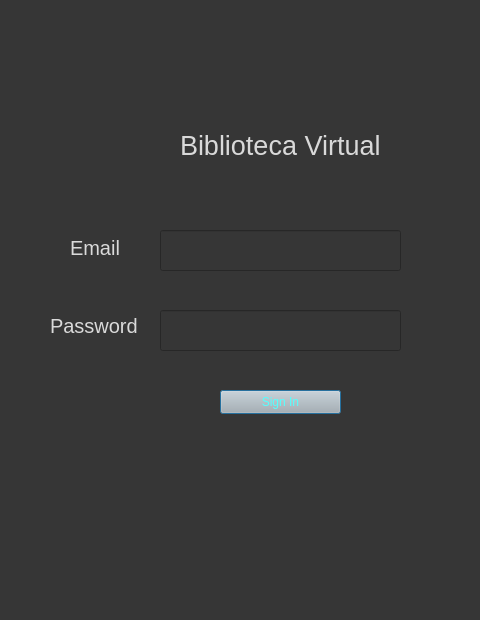
<?xml version="1.0" encoding="UTF-8"?>
<ui version="4.0">
 <class>Dialog</class>
 <widget class="QDialog" name="Dialog">
  <property name="geometry">
   <rect>
    <x>0</x>
    <y>0</y>
    <width>480</width>
    <height>620</height>
   </rect>
  </property>
  <property name="windowTitle">
   <string>Dialog</string>
  </property>
  <property name="styleSheet">
   <string notr="true">
background-color: rgb(54, 54, 54);</string>
  </property>
  <widget class="QLabel" name="label">
   <property name="geometry">
    <rect>
     <x>180</x>
     <y>100</y>
     <width>281</width>
     <height>91</height>
    </rect>
   </property>
   <property name="styleSheet">
    <string notr="true">color: rgb(217, 217, 217); font-size: 20pt;
</string>
   </property>
   <property name="text">
    <string>Biblioteca Virtual</string>
   </property>
  </widget>
  <widget class="QLabel" name="label_2">
   <property name="geometry">
    <rect>
     <x>70</x>
     <y>240</y>
     <width>49</width>
     <height>16</height>
    </rect>
   </property>
   <property name="styleSheet">
    <string notr="true">color: rgb(218, 218, 218); font-size:15pt;
</string>
   </property>
   <property name="text">
    <string>Email </string>
   </property>
  </widget>
  <widget class="QLineEdit" name="lineEdit">
   <property name="geometry">
    <rect>
     <x>160</x>
     <y>230</y>
     <width>241</width>
     <height>41</height>
    </rect>
   </property>
   <property name="styleSheet">
    <string notr="true">font-size:14pt; 
color: rgb(202, 202, 202); </string>
   </property>
  </widget>
  <widget class="QLineEdit" name="lineEdit_2">
   <property name="geometry">
    <rect>
     <x>160</x>
     <y>310</y>
     <width>241</width>
     <height>41</height>
    </rect>
   </property>
   <property name="styleSheet">
    <string notr="true">font-size:14pt; 
color: rgb(202, 202, 202); </string>
   </property>
   <property name="text">
    <string/>
   </property>
  </widget>
  <widget class="QLabel" name="label_3">
   <property name="geometry">
    <rect>
     <x>50</x>
     <y>310</y>
     <width>91</width>
     <height>31</height>
    </rect>
   </property>
   <property name="styleSheet">
    <string notr="true">color: rgb(218, 218, 218); font-size:15pt;
</string>
   </property>
   <property name="text">
    <string>Password</string>
   </property>
  </widget>
  <widget class="QPushButton" name="pushButton">
   <property name="geometry">
    <rect>
     <x>220</x>
     <y>390</y>
     <width>121</width>
     <height>24</height>
    </rect>
   </property>
   <property name="styleSheet">
    <string notr="true">background-color: rgb(181, 181, 181);
font: 700 11pt &quot;Segoe UI&quot;;
color: rgb(85, 255, 255)</string>
   </property>
   <property name="text">
    <string>Sign In</string>
   </property>
  </widget>
  <widget class="QLabel" name="label_4">
   <property name="geometry">
    <rect>
     <x>40</x>
     <y>50</y>
     <width>131</width>
     <height>111</height>
    </rect>
   </property>
   <property name="text">
    <string/>
   </property>
   <property name="pixmap">
    <pixmap>../../../OneDrive/Desktop/Pictures/Screenshots/Captura de pantalla 2025-06-04 122020.png</pixmap>
   </property>
   <property name="scaledContents">
    <bool>true</bool>
   </property>
  </widget>
 </widget>
 <resources/>
 <connections/>
</ui>
